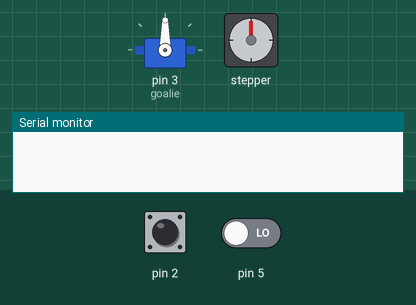
This sketch was run on a simulated Arduino Uno, built with avr-gcc and run on an emulated ATmega328P. On the bench: servo, stepper motor, the last lines printed to the serial monitor. Inputs (shaded band) come from the test bench; at power-on: pin 5 LOW, pin 2 HIGH. Stepper angles assume 4096 steps per turn.

Above: at 1.2 s.
1.3 s: pin 5 driven HIGH
At 1.95 s:
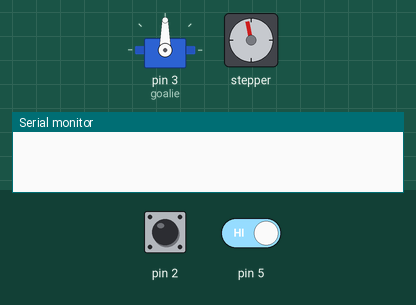
At 2.62 s:
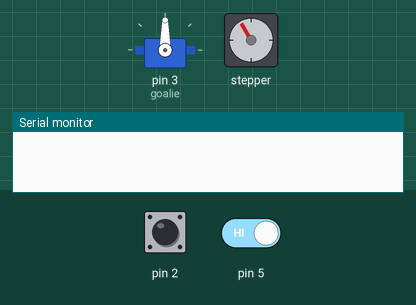
4.3 s: pin 2 pulled LOW for 0.15 s
At 5.02 s:
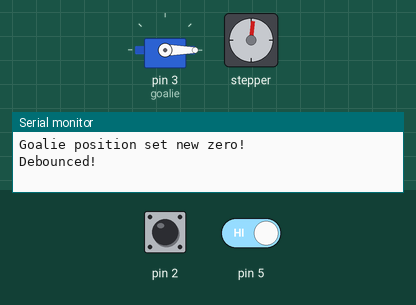
Timing chart, 0 to 19.3 s (numbered marks = the images above; inputs shaded):
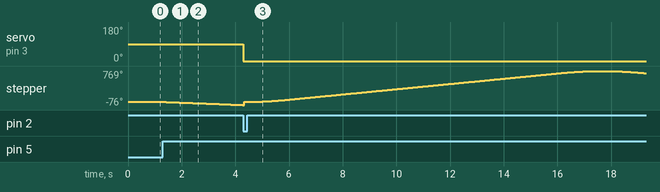

The sketch:

Goalie.ino
```cpp
/**
 * Stepper/Servo handler for goalie system for ECE484 final project,
 * Cardboard Pinball.
 *
 * Author: Chris Lallo, Blake Rile
 * Date: 5/6/2024
 */

#include <AccelStepper.h>
#include <Servo.h>

// CONSTANTS
const long GOALIE_DISTANCE = 8750;
const long GOALIE_BUFFER = 200;

AccelStepper myStepper = AccelStepper(8, 8, 9, 10, 11);
Servo goalie;

bool setZeroDebounce = false;

void setup() {
  // initialize the serial port:
  Serial.begin(9600);

  // Setup signal wire for raising servo
  pinMode(5, INPUT);

  // Setup stepper motor
  myStepper.setMaxSpeed(800);
  myStepper.setAcceleration(500);
  pinMode(2, INPUT_PULLUP);
  attachInterrupt(digitalPinToInterrupt(2), setZero, FALLING);

  // Setup servo
  goalie.attach(3);
  goalie.write(90);
}

void loop() {
  while (digitalRead(5) == LOW) {
    // Wait until start...
  }
  while (digitalRead(2) == HIGH) {
    myStepper.move(-100);
    myStepper.run();
  }
  if (digitalRead(5) == HIGH) {
    flipServo(false);
  }
  myStepper.moveTo(GOALIE_DISTANCE);
  myStepper.runToPosition();
  myStepper.moveTo(GOALIE_BUFFER);
  setZeroDebounce = false;
  myStepper.runToPosition();
}

/**
 * Sets the zero position of the stepper motor when switch is activated (signal goes low)
 */
void setZero() {
  if (!setZeroDebounce) {
    setZeroDebounce = true;
    Serial.println("Goalie position set new zero!");
    myStepper.setCurrentPosition(0);
  }
  Serial.println("Debounced!");
}


/**
 * Flips the servo up or down when within the appropriate bounds
 */
void flipServo(bool up) {
  if (up) {
    goalie.write(90);
  } else {
    goalie.write(0);
  }
}
```

Measured:
- after the input at 1.3 s, stepper: keeps turning counter-clockwise at about 25°/s, starting at once
- after the input at 4.3 s, servo on pin 3 (goalie): 90° → 0° at once
